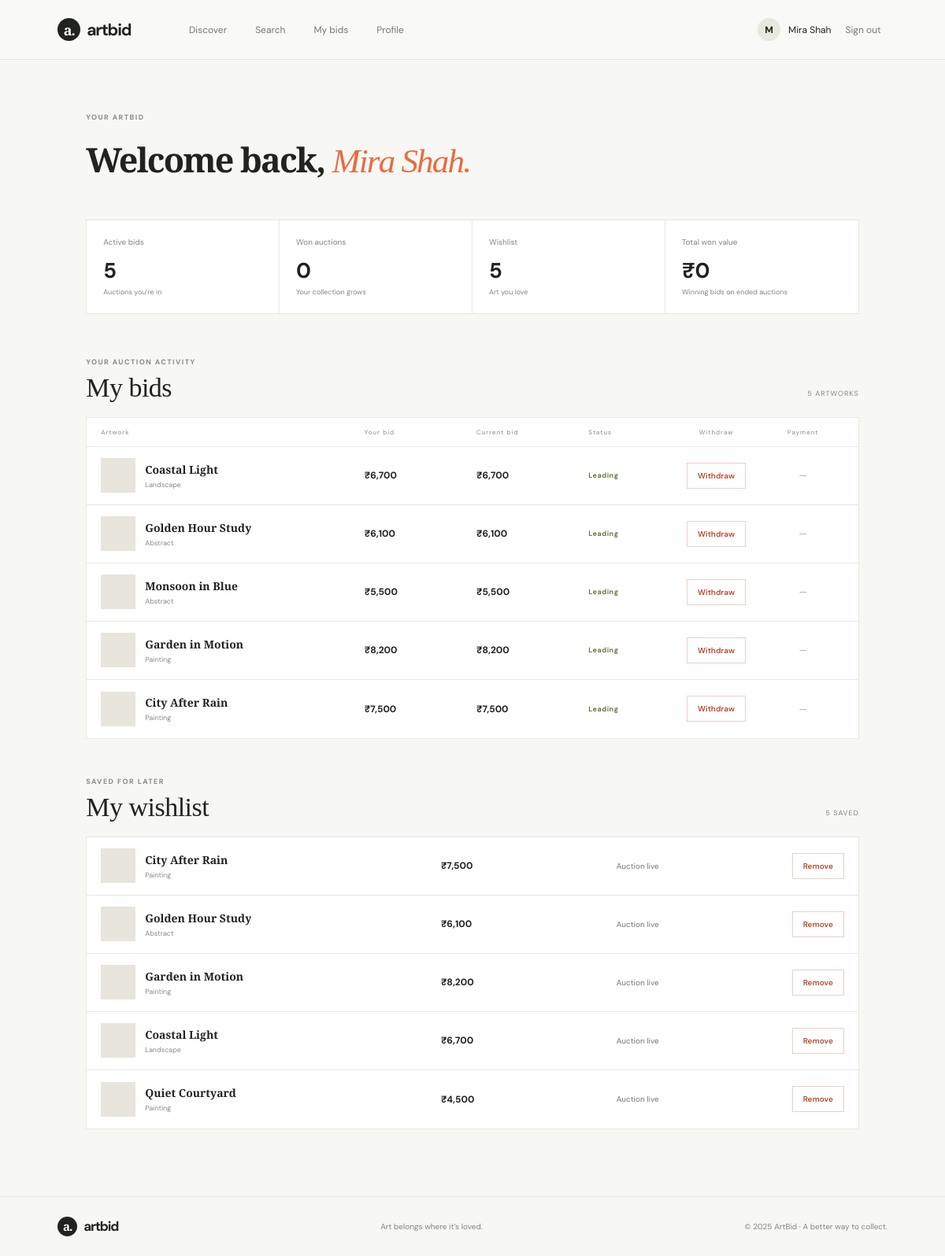
The app's page /index.php?view=dashboard (signed in) with its own data.
### tables this page shows
CREATE TABLE IF NOT EXISTS users (
 id INT UNSIGNED AUTO_INCREMENT PRIMARY KEY,
 name VARCHAR(120) NOT NULL,
 email VARCHAR(190) NOT NULL UNIQUE,
 password VARCHAR(255) NOT NULL,
 role ENUM('Seller','Buyer') NOT NULL DEFAULT 'Buyer',
 phone VARCHAR(32) DEFAULT NULL,
 location VARCHAR(160) DEFAULT NULL,
 bio TEXT DEFAULT NULL,
 upi_id VARCHAR(100) DEFAULT NULL,
 created_at TIMESTAMP DEFAULT CURRENT_TIMESTAMP
);

CREATE TABLE IF NOT EXISTS artworks (
 id INT UNSIGNED AUTO_INCREMENT PRIMARY KEY,
 seller_id INT UNSIGNED NOT NULL,
 title VARCHAR(180) NOT NULL,
 description TEXT NOT NULL,
 category VARCHAR(80) NOT NULL,
 image_url VARCHAR(1000) DEFAULT NULL,
 base_price DECIMAL(12,2) NOT NULL,
 starts_at DATETIME NOT NULL,
 ends_at DATETIME NOT NULL,
 created_at TIMESTAMP DEFAULT CURRENT_TIMESTAMP,
 FOREIGN KEY (seller_id) REFERENCES users(id) ON DELETE CASCADE,
 INDEX auction_ends (ends_at), INDEX artwork_category (category)
);

### includes/data.php (called while the page is built, shortened)
<?php
$view = $_GET['view'] ?? 'discover';
$selected = isset($_GET['artwork']) ? (int) $_GET['artwork'] : 0;
$buyerStats = ['active_bids' => 0, 'won_auctions' => 0, 'wishlist_count' => 0, 'won_value' => 0];
if ($pdo) {
    if ($me) {
        $q = $pdo->prepare('SELECT id, name, email, role, phone, location, bio, upi_id FROM users WHERE id = ?');
        $q->execute([$me['id']]);
    }
    if ($me && $me['role'] === 'Buyer') {
        $q = $pdo->prepare('SELECT
            (SELECT COUNT(DISTINCT a.id) FROM bids b JOIN artworks a ON a.id = b.artwork_id
             WHERE b.buyer_id = ? AND a.ends_at > NOW()) active_bids,
            (SELECT COUNT(DISTINCT a.id) FROM bids b JOIN artworks a ON a.id = b.artwork_id
             WHERE b.buyer_id = ? AND a.ends_at <= NOW()
             AND b.amount = (SELECT MAX(b2.amount) FROM bids b2 WHERE b2.artwork_id = a.id)) won_auctions,
            (SELECT COUNT(*) FROM wishlist WHERE user_id = ?) wishlist_count,
            (SELECT COALESCE(SUM(b.amount), 0) FROM bids b JOIN artworks a ON a.id = b.artwork_id
             WHERE b.buyer_id = ? AND a.ends_at <= NOW()
             AND b.amount = (SELECT MAX(b2.amount) FROM bids b2 WHERE b2.artwork_id = a.id)) won_value');
        $q->execute([$me['id'], $me['id'], $me['id'], $me['id']]);
        $buyerStats = $q->fetch(PDO::FETCH_ASSOC) ?: $buyerStats;
        $q = $pdo->prepare('SELECT a.id, a.title, a.category, a.image_url, a.ends_at,
                                   CASE WHEN a.ends_at<=NOW() AND (SELECT wb.buyer_id FROM bids wb WHERE wb.artwork_id=a.id ORDER BY wb.amount DESC, wb.created_at ASC, wb.id ASC LIMIT 1)=? THEN seller.upi_id ELSE NULL END seller_upi,
                                   (SELECT wb.buyer_id FROM bids wb WHERE wb.artwork_id=a.id ORDER BY wb.amount DESC, wb.created_at ASC, wb.id ASC LIMIT 1) winner_buyer_id,
                                   MAX(mine.amount) my_bid,
                                   COALESCE(MAX(all_bids.amount), a.base_price) current_bid,
                                   COUNT(DISTINCT all_bids.buyer_id) bidders
                            FROM bids mine
                            JOIN artworks a ON a.id = mine.artwork_id
                            JOIN users seller ON seller.id = a.seller_id
                            LEFT JOIN bids all_bids ON all_bids.artwork_id = a.id
                            WHERE mine.buyer_id = ?
                            GROUP BY a.id ORDER BY a.ends_at DESC');
        $q->execute([$me['id'], $me['id']]);
        $buyerBids = $q->fetchAll(PDO::FETCH_ASSOC);
        $q = $pdo->prepare('SELECT a.id, a.title, a.category, a.image_url, a.ends_at,
                                   COALESCE(MAX(b.amount), a.base_price) current_bid
                            FROM wishlist w
                            JOIN artworks a ON a.id = w.artwork_id
                            LEFT JOIN bids b ON b.artwork_id = a.id
                            WHERE w.user_id = ?
                            GROUP BY a.id ORDER BY w.created_at DESC');
        $q->execute([$me['id']]);
        $buyerWishlist = $q->fetchAll(PDO::FETCH_ASSOC);
    }
}

### includes/helpers.php (called while the page is built, shortened)
<?php
function e($s){return htmlspecialchars((string)$s,ENT_QUOTES,'UTF-8');}
function money($n){return '₹'.number_format((float)$n);}

### views/buyer-dashboard.php (the view, shortened to what this page needs)
<?php if (!$selected && $view === 'dashboard' && $me && $me['role'] === 'Buyer'): ?>
<section class="dashboard">
    <div class="dash-head">
        <div>
            <div class="eyebrow">YOUR ARTBID</div>
            <h1>Welcome back, <em><?= e($me['name']) ?>.</em></h1>
        </div>
    </div>
    <div class="metrics">
        <div class="metric"><span>Active bids</span><b><?= (int) $buyerStats['active_bids'] ?></b><small>Auctions you’re in</small></div>
        <div class="metric"><span>Won auctions</span><b><?= (int) $buyerStats['won_auctions'] ?></b><small>Your collection grows</small></div>
        <div class="metric"><span>Wishlist</span><b><?= (int) $buyerStats['wishlist_count'] ?></b><small>Art you love</small></div>
        <div class="metric"><span>Total won value</span><b><?= money($buyerStats['won_value']) ?></b><small>Winning bids on ended auctions</small></div>
    </div>
    <div class="section-title buyer-bids-title" id="my-bids">
        <div><div class="eyebrow">YOUR AUCTION ACTIVITY</div><h2>My bids</h2></div>
        <span class="lot-count"><?= count($buyerBids) ?> ARTWORKS</span>
    </div>
    <?php if ($buyerBids): ?>
        <div class="buyer-bids">
            <div class="buyer-bids-head"><span>Artwork</span><span>Your bid</span><span>Current bid</span><span>Status</span><span>Withdraw</span><span>Payment</span></div>
            <?php foreach ($buyerBids as $bid):
                $ended = strtotime($bid['ends_at']) <= time();
                $leading = (float) $bid['my_bid'] >= (float) $bid['current_bid'];
                $won = $ended && (int)$bid['winner_buyer_id'] === (int)$me['id'];
                $status = $ended ? ($won ? 'Won' : 'Ended') : ($leading ? 'Leading' : 'Outbid');
            ?>
                <div class="buyer-bid-row">
                    <a class="buyer-artwork" href="?artwork=<?= (int) $bid['id'] ?>"><span class="buyer-thumb" style="background-image:url('<?= e($bid['image_url']) ?>')"></span><span><b><?= e($bid['title']) ?></b><small><?= e($bid['category']) ?></small></span></a>
                    <b><?= money($bid['my_bid']) ?></b>
                    <b><?= money($bid['current_bid']) ?></b>
                    <span class="buyer-status <?= strtolower($status) ?>"><?= e($status) ?></span>
                    <div class="bid-withdraw-cell">
                    <?php if (!$ended): ?>
                        <form method="post" class="bid-remove-form" onsubmit="return confirm('Withdraw all your bids on this artwork?')">
                            <button class="remove-btn" type="submit">Withdraw</button>
                        </form>
                    <?php else: ?><span class="bid-action-empty">—</span><?php endif; ?>
                    </div>
                    <div class="bid-payment-cell">
                    <?php if ($status === 'Won' && !empty($bid['seller_upi'])): ?><button class="btn btn-dark winner-pay-toggle" type="button" data-upi-toggle aria-expanded="false" aria-controls="winner-upi-<?= (int)$bid['id'] ?>">Pay now</button><?php else: ?><span class="bid-action-empty">—</span><?php endif; ?>
                    </div>
                </div>
            <?php endforeach; ?>
        </div>
    <?php else: ?>
        <div class="empty buyer-empty">You haven’t placed a bid yet. <a href="index.php">Explore live auctions ↗</a></div>
    <?php endif; ?>
    <div class="section-title buyer-bids-title" id="wishlist">
        <div><div class="eyebrow">SAVED FOR LATER</div><h2>My wishlist</h2></div>
        <span class="lot-count"><?= count($buyerWishlist) ?> SAVED</span>
    </div>
    <?php if ($buyerWishlist): ?>
        <div class="buyer-bids wishlist-list">
            <?php foreach ($buyerWishlist as $saved): ?>
                <div class="buyer-bid-row wishlist-row">
                    <a class="buyer-artwork" href="?artwork=<?= (int) $saved['id'] ?>">
                        <span class="buyer-thumb" style="background-image:url('<?= e($saved['image_url']) ?>')"></span>
                        <span><b><?= e($saved['title']) ?></b><small><?= e($saved['category']) ?></small></span>
                    </a>
                    <b><?= money($saved['current_bid']) ?></b>
                    <span class="wishlist-auction-state"><?= strtotime($saved['ends_at']) > time() ? 'Auction live' : 'Auction ended' ?></span>
                    <form method="post" class="wishlist-remove-form" onsubmit="return confirm('Remove this artwork from your wishlist?')">
                        <button class="remove-btn" type="submit">Remove</button>
                    </form>
                </div>
            <?php endforeach; ?>
        </div>
    <?php else: ?>
        <div class="empty buyer-empty">Your wishlist is empty. Save artwork you’d like to revisit.</div>
    <?php endif; ?>
</section>
<?php endif; ?>

### views/header.php (shortened to what this page needs)
<!doctype html><html lang="en"><head><link rel="stylesheet" href="assets/css/style.css?v=20261115-7"></head><body>
<header class="top"><a class="brand" href="index.php"><span class="brand-mark">a.</span> artbid</a><nav><a class="<?= $view==='discover'?'active':'' ?>" href="index.php">Discover</a><a class="<?= $view==='search'?'active':'' ?>" href="?view=search">Search</a><?php if($me && $me["role"]==="Buyer"):?><a href="?view=dashboard">My bids</a><?php elseif($me):?><a href="?view=seller">Seller studio</a><?php endif;?><?php if($me):?><a class="<?= $view==='profile'?'active':'' ?>" href="?view=profile">Profile</a><?php endif;?></nav><div class="account"><?php if($me):?><span class="avatar"><?=e(strtoupper(substr($me['name'],0,1)))?></span><span class="account-name"><?=e($me['name'])?></span><form method="post"><input type="hidden" name="action" value="logout"><button class="text-btn">Sign out</button></form><?php else:?><button class="btn btn-dark" onclick="document.querySelector('#auth').showModal()">Sign in</button><?php endif;?></div></header>
<main>

### assets/css/style.css (style rules this page uses)
:root { --ink:#20231f;--muted:#777a72;--paper:#f7f7f4;--line:#e8e8e2;--orange:#e76c42;--green:#b4d37c }
* { box-sizing:border-box }
body { margin:0;background:var(--paper);color:var(--ink);font-family:'DM Sans',sans-serif }
a { color:inherit;text-decoration:none }
.top { height:76px;border-bottom:1px solid var(--line);display:flex;align-items:center;padding:0 6.1%;gap:7%;background:rgba(250,250,248,.92);position:sticky;top:0;z-index:3 }
.brand { font-size:21px;font-weight:700;letter-spacing:-1.2px;display:flex;align-items:center;gap:8px }
.brand-mark { background:var(--ink);color:white;font-family:'Playfair Display';font-size:18px;width:29px;height:29px;display:grid;place-items:center;border-radius:50%;letter-spacing:-1px }
.top nav { display:flex;gap:36px;align-items:center;flex:1;font-size:12px;color:#777970 }
.top nav a { height:76px;display:flex;align-items:center;position:relative }
.account { display:flex;align-items:center;gap:10px;font-size:12px }
.account form { margin:0 }
.avatar { background:#e6e9dd;width:29px;height:29px;border-radius:50%;display:grid;place-items:center;font-weight:700 }
.text-btn { border:0;background:none;font:inherit;color:#777;cursor:pointer;padding:8px }
.eyebrow { font-size:9px;font-weight:700;letter-spacing:1.45px;color:#898b82 }
.hero h1,.dash-head h1 { font:600 61px/.99 'Playfair Display';letter-spacing:-1.8px;margin:27px 0 17px }
.hero h1 em,.section-title h2 em,.dash-head em,dialog h2 em,.detail h1 em { color:var(--orange);font-weight:500 }
.market,.dashboard { padding:67px 9.1% 85px }
.section-title,.dash-head { display:flex;justify-content:space-between;align-items:end }
.section-title h2 { font:500 34px 'Playfair Display';margin:8px 0 0;letter-spacing:-.5px }
.lot-count { font-size:9px;letter-spacing:1px;color:#85877e;padding-bottom:6px }
.dashboard { min-height:65vh }
.dash-head { margin-bottom:35px }
.dash-head h1 { font-size:43px }
.metrics { display:grid;grid-template-columns:repeat(4,1fr);border:1px solid var(--line);background:white;margin:30px 0 55px }
.metric { padding:21px;border-right:1px solid var(--line) }
.metric:last-child { border:0 }
.metric span,.metric small { display:block;font-size:10px;color:#85877e }
.metric b { display:block;font-size:27px;margin:12px 0 4px }
.metric small { font-size:9px }
.buyer-bids-title { margin:48px 0 18px }
.buyer-bids { background:#fff;border:1px solid var(--line) }
.buyer-bids-head,.buyer-bid-row { display:grid;grid-template-columns:minmax(220px,2fr) 1fr 1fr .8fr;align-items:center;gap:14px;padding:13px 18px }
.buyer-bids-head { font-size:8px;letter-spacing:1px;color:#898b82;border-bottom:1px solid var(--line) }
.buyer-bid-row { min-height:74px;border-bottom:1px solid var(--line);font-size:12px }
.buyer-bid-row:last-child { border-bottom:0 }
.buyer-artwork { display:flex;align-items:center;gap:12px }
.buyer-thumb { width:44px;height:44px;flex:none;background:#e7e5dc center/cover }
.buyer-artwork b { display:block;font:600 14px 'Playfair Display' }
.buyer-artwork small { display:block;margin-top:4px;color:#888;font-size:9px }
.buyer-status { font-size:9px;font-weight:700;letter-spacing:.5px }
.buyer-status.leading,.buyer-status.won { color:#607743 }
.wishlist-row { grid-template-columns:minmax(220px,2fr) 1fr 1fr auto }
.wishlist-remove-form { margin:0 }
.remove-btn { border:1px solid #e7d2ca;background:#fff;color:#b64b31;padding:9px 13px;font:600 10px 'DM Sans';cursor:pointer }
.wishlist-auction-state { font-size:10px;color:#777 }
.wishlist-list .buyer-artwork { color:var(--ink) }
.buyer-bids-head:not(.wishlist-row),.buyer-bids:not(.wishlist-list)>.buyer-bid-row { grid-template-columns:minmax(200px,2fr) .85fr .85fr .65fr auto }
.buyer-bid-row .buyer-artwork { min-width:0 }
.buyer-bid-row .buyer-artwork>span:last-child { min-width:0 }
.buyer-bid-row .buyer-artwork b { white-space:nowrap;overflow:hidden;text-overflow:ellipsis }
.bid-remove-form { margin:0 }
.bid-remove-form .remove-btn { white-space:nowrap }
.buyer-bids-head:not(.wishlist-row),.buyer-bids:not(.wishlist-list)>.buyer-bid-row { grid-template-columns:minmax(190px,2fr) .8fr .8fr .65fr minmax(75px,.55fr) minmax(90px,.65fr) }
.buyer-bids-head:not(.wishlist-row)>span:nth-child(n+5) { text-align:center }
.bid-withdraw-cell,.bid-payment-cell { display:flex;align-items:center;justify-content:center }
.bid-action-empty { color:#aaa }

### records on screen
users: name "M", name "Mira Shah"
artworks: title "Coastal Light", category "Landscape", my_bid "₹6,700", current_bid "₹6,700", shows "Auction live"
artworks: title "Golden Hour Study", category "Abstract", my_bid "₹6,100", current_bid "₹6,100", shows "Auction live"
artworks: title "Monsoon in Blue", category "Abstract", my_bid "₹5,500", current_bid "₹5,500"
artworks: title "Garden in Motion", category "Painting", my_bid "₹8,200", current_bid "₹8,200", shows "Auction live"
artworks: title "City After Rain", category "Painting", my_bid "₹7,500", current_bid "₹7,500", shows "Auction live"
artworks: title "Quiet Courtyard", category "Painting", current_bid "₹4,500", shows "Auction live"

### other values on screen
$buyerStats['active_bids'] "5"
$buyerStats['won_auctions'] "0"
$buyerStats['wishlist_count'] "5"
money($buyerStats['won_value']) "₹0"
count($buyerBids) "5"
count($buyerWishlist) "5"
